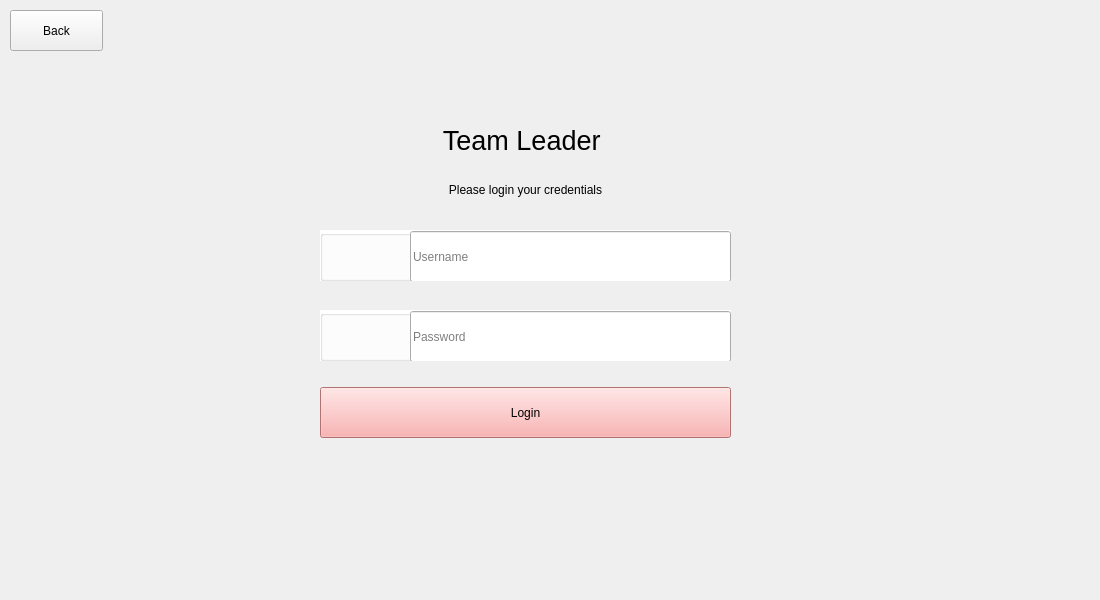
<?xml version="1.0" encoding="UTF-8"?>
<ui version="4.0">
 <class>MainWindow</class>
 <widget class="QMainWindow" name="MainWindow">
  <property name="geometry">
   <rect>
    <x>0</x>
    <y>0</y>
    <width>1100</width>
    <height>600</height>
   </rect>
  </property>
  <property name="windowTitle">
   <string>MainWindow</string>
  </property>
  <widget class="QWidget" name="centralwidget">
   <widget class="QWidget" name="loginMainWidget" native="true">
    <property name="enabled">
     <bool>true</bool>
    </property>
    <property name="geometry">
     <rect>
      <x>0</x>
      <y>-30</y>
      <width>1101</width>
      <height>631</height>
     </rect>
    </property>
    <property name="styleSheet">
     <string notr="true">QWidget#loginMainWidget{
background: qlineargradient(x1:0, y1:1, x2:0, y2:0, 
    stop:0 #add8e6, stop:1 #ffffff);
}</string>
    </property>
    <widget class="QLabel" name="label_3">
     <property name="geometry">
      <rect>
       <x>480</x>
       <y>60</y>
       <width>91</width>
       <height>101</height>
      </rect>
     </property>
     <property name="text">
      <string/>
     </property>
     <property name="pixmap">
      <pixmap>../../../OneDrive/Desktop/copy.png</pixmap>
     </property>
     <property name="scaledContents">
      <bool>true</bool>
     </property>
    </widget>
    <widget class="QGroupBox" name="groupBox">
     <property name="geometry">
      <rect>
       <x>320</x>
       <y>260</y>
       <width>411</width>
       <height>51</height>
      </rect>
     </property>
     <property name="styleSheet">
      <string notr="true">QGroupBox#groupBox{
background-color: white;
}
</string>
     </property>
     <property name="title">
      <string/>
     </property>
     <widget class="QLineEdit" name="LeaderUsername">
      <property name="geometry">
       <rect>
        <x>90</x>
        <y>1</y>
        <width>321</width>
        <height>51</height>
       </rect>
      </property>
      <property name="styleSheet">
       <string notr="true">font: 10pt &quot;Arial&quot;;</string>
      </property>
      <property name="placeholderText">
       <string>Username</string>
      </property>
     </widget>
     <widget class="QLabel" name="label_4">
      <property name="geometry">
       <rect>
        <x>30</x>
        <y>10</y>
        <width>31</width>
        <height>31</height>
       </rect>
      </property>
      <property name="text">
       <string/>
      </property>
      <property name="pixmap">
       <pixmap>../../../OneDrive/Desktop/user.png</pixmap>
      </property>
      <property name="scaledContents">
       <bool>true</bool>
      </property>
     </widget>
    </widget>
    <widget class="QGroupBox" name="groupBox2">
     <property name="geometry">
      <rect>
       <x>320</x>
       <y>340</y>
       <width>411</width>
       <height>51</height>
      </rect>
     </property>
     <property name="styleSheet">
      <string notr="true">QGroupBox#groupBox2{
background-color: white;
}
</string>
     </property>
     <property name="title">
      <string/>
     </property>
     <widget class="QLineEdit" name="LeaderPassword">
      <property name="geometry">
       <rect>
        <x>90</x>
        <y>1</y>
        <width>321</width>
        <height>51</height>
       </rect>
      </property>
      <property name="toolTip">
       <string>&lt;html&gt;&lt;head/&gt;&lt;body&gt;&lt;p align=&quot;center&quot;&gt;&lt;br/&gt;&lt;/p&gt;&lt;/body&gt;&lt;/html&gt;</string>
      </property>
      <property name="styleSheet">
       <string notr="true">font: 10pt &quot;Arial&quot;;</string>
      </property>
      <property name="placeholderText">
       <string>Password</string>
      </property>
     </widget>
     <widget class="QLabel" name="label_5">
      <property name="geometry">
       <rect>
        <x>30</x>
        <y>10</y>
        <width>31</width>
        <height>31</height>
       </rect>
      </property>
      <property name="text">
       <string/>
      </property>
      <property name="pixmap">
       <pixmap>../../../OneDrive/Desktop/lock.png</pixmap>
      </property>
      <property name="scaledContents">
       <bool>true</bool>
      </property>
     </widget>
    </widget>
    <widget class="QPushButton" name="LeaderLoginBTN">
     <property name="geometry">
      <rect>
       <x>320</x>
       <y>417</y>
       <width>411</width>
       <height>51</height>
      </rect>
     </property>
     <property name="styleSheet">
      <string notr="true">QPushButton#LeaderLoginBTN{
 	font: 87 8pt &quot;Segoe UI Black&quot;;
 background-color: #FAA0A0;
}</string>
     </property>
     <property name="text">
      <string>Login</string>
     </property>
    </widget>
    <widget class="QLabel" name="title">
     <property name="geometry">
      <rect>
       <x>320</x>
       <y>130</y>
       <width>411</width>
       <height>81</height>
      </rect>
     </property>
     <property name="styleSheet">
      <string notr="true">QLabel {
	font: 87 8pt &quot;Segoe UI Black&quot;;
color: black
}</string>
     </property>
     <property name="text">
      <string>&lt;html&gt;&lt;head/&gt;&lt;body&gt;&lt;p align=&quot;center&quot;&gt;&lt;span style=&quot; font-size:20pt;&quot;&gt;Team Leader &lt;/span&gt;&lt;/p&gt;&lt;/body&gt;&lt;/html&gt;</string>
     </property>
    </widget>
    <widget class="QLabel" name="label">
     <property name="geometry">
      <rect>
       <x>320</x>
       <y>210</y>
       <width>411</width>
       <height>20</height>
      </rect>
     </property>
     <property name="text">
      <string>&lt;html&gt;&lt;head/&gt;&lt;body&gt;&lt;p align=&quot;center&quot;&gt;Please login your credentials&lt;/p&gt;&lt;/body&gt;&lt;/html&gt;</string>
     </property>
    </widget>
    <widget class="QPushButton" name="leaderBackBTN">
     <property name="geometry">
      <rect>
       <x>10</x>
       <y>40</y>
       <width>93</width>
       <height>41</height>
      </rect>
     </property>
     <property name="text">
      <string>Back</string>
     </property>
     <property name="icon">
      <iconset>
       <normaloff>../../OneDrive/Desktop/back.png</normaloff>../../OneDrive/Desktop/back.png</iconset>
     </property>
    </widget>
   </widget>
  </widget>
 </widget>
 <resources/>
 <connections/>
</ui>
